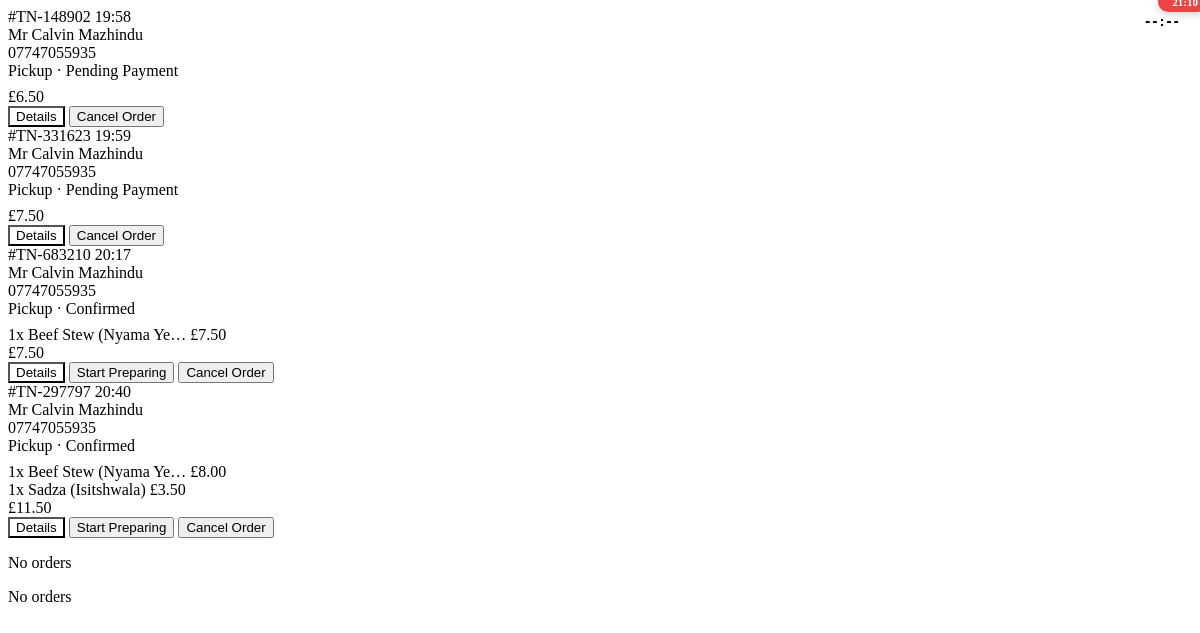
The app's page /ops/orders/kanban/columns/ (signed in), older data.
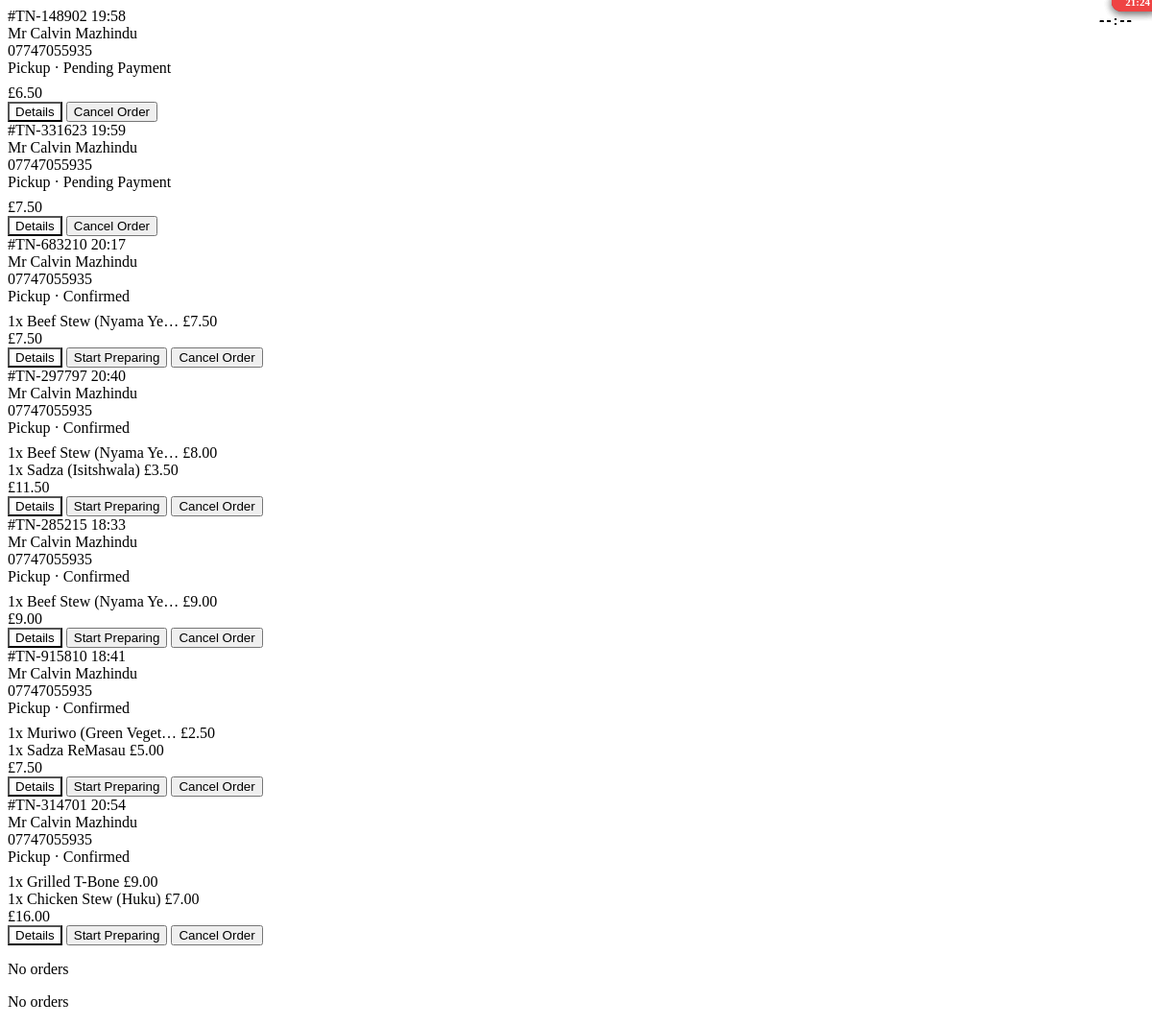
The same page, newer data.
### apps/orders/models.py (models this page shows, shortened)
class Order(models.Model):
    class ServiceType(models.TextChoices):
        PICKUP = "pickup", "Pickup"
        DELIVERY = "delivery", "Delivery"
    class OrderStatus(models.TextChoices):
        PENDING = "pending", "Pending Payment"
        CONFIRMED = "confirmed", "Confirmed"
        PREPARING = "preparing", "Preparing"
        READY = "ready", "Ready for Collection"
        OUT_FOR_DELIVERY = "out_for_delivery", "Out for Delivery"
        COMPLETED = "completed", "Completed"
        CANCELLED = "cancelled", "Cancelled"
    class PaymentStatus(models.TextChoices):
        PENDING = "pending", "Pending"
        PAID = "paid", "Paid"
        FAILED = "failed", "Failed"
        REFUNDED = "refunded", "Refunded"
    order_number = models.CharField(max_length=20, unique=True, db_index=True)
    customer_name = models.CharField(max_length=150)
    customer_phone = models.CharField(max_length=30)
    customer_email = models.EmailField(blank=True)
    user = models.ForeignKey(
        "accounts.User",
        on_delete=models.SET_NULL,
        null=True,
        blank=True,
        related_name="orders"
    )
    service_type = models.CharField(
        max_length=20,
        choices=ServiceType.choices,
        default=ServiceType.PICKUP,
        db_index=True,
    )
    delivery_address_line1 = models.CharField(max_length=255, blank=True)
    delivery_address_line2 = models.CharField(max_length=255, blank=True)
    delivery_city = models.CharField(max_length=100, blank=True)
    delivery_postcode = models.CharField(max_length=20, blank=True)
    status = models.CharField(
        max_length=20,
        choices=OrderStatus.choices,
        default=OrderStatus.PENDING
    )
    payment_status = models.CharField(
        max_length=20,
        choices=PaymentStatus.choices,
        default=PaymentStatus.PENDING
    )
    subtotal = models.DecimalField(
        max_digits=8,
        decimal_places=2,
        default=Decimal("0.00")
    )
    discount_amount = models.DecimalField(
        max_digits=8,
        decimal_places=2,
        default=Decimal("0.00")
    )
    total_amount = models.DecimalField(
        max_digits=8,
        decimal_places=2,
        default=Decimal("0.00")
    )
    applied_offer = models.ForeignKey(
        "offers.Offer",
        on_delete=models.SET_NULL,
        null=True,
        blank=True,
        related_name="orders"
    )
    voucher_code = models.CharField(max_length=20, blank=True)
    requested_pickup_time = models.DateTimeField(null=True, blank=True, help_text="Customer's requested pickup time")
    estimated_ready_time = models.DateTimeField(null=True, blank=True, help_text="Kitchen's estimated ready time")
    actual_ready_time = models.DateTimeField(null=True, blank=True, help_text="When order was actually marked ready")
    accepted_at = models.DateTimeField(null=True, blank=True)
    preparing_started_at = models.DateTimeField(null=True, blank=True)
    ready_at = models.DateTimeField(null=True, blank=True)
    dispatched_at = models.DateTimeField(null=True, blank=True)
    collected_at = models.DateTimeField(null=True, blank=True)
    delivered_at = models.DateTimeField(null=True, blank=True)
    completed_at = models.DateTimeField(null=True, blank=True)
    cancelled_at = models.DateTimeField(null=True, blank=True)
    accepted_by = models.ForeignKey(
        "accounts.User",
        on_delete=models.SET_NULL,
        null=True,
        blank=True,
        related_name="accepted_orders",
    )
    completed_by = models.ForeignKey(
        "accounts.User",
        on_delete=models.SET_NULL,
        null=True,
        blank=True,
        related_name="completed_orders",
    )
    cancelled_by = models.ForeignKey(
        "accounts.User",
        on_delete=models.SET_NULL,
        null=True,
        blank=True,
        related_name="cancelled_orders",
    )
    special_instructions = models.TextField(blank=True)
    staff_notes = models.TextField(blank=True, help_text="Internal kitchen notes")
    handover_notes = models.TextField(blank=True, help_text="Collection/delivery handover notes")
    cancel_reason = models.CharField(max_length=255, blank=True)
    mollie_payment_id = models.CharField(max_length=100, blank=True, db_index=True)
    paid_at = models.DateTimeField(null=True, blank=True)
    created_at = models.DateTimeField(auto_now_add=True)
    updated_at = models.DateTimeField(auto_now=True)
    class Meta:
        verbose_name = "Order"
        verbose_name_plural = "Orders"
        ordering = ["-created_at"]
        indexes = [
            models.Index(fields=["status", "created_at"]),
            models.Index(fields=["payment_status", "created_at"]),
        ]
    @property
    def is_delivery(self):
        return self.service_type == self.ServiceType.DELIVERY
    @property
    def service_time_label(self):
        return "Delivery Time" if self.is_delivery else "Pickup Time"
    @property
    def service_status_display(self):
        if self.status == self.OrderStatus.READY:
            return self.ready_status_label
        if self.status == self.OrderStatus.OUT_FOR_DELIVERY:
            return self.dispatch_status_label
        return self.get_status_display()
    @property
    def requested_service_time(self):
        return self.requested_pickup_time
    @property
    def minutes_elapsed(self):
        if not self.created_at:
            return 0
        return int((timezone.now() - self.created_at).total_seconds() / 60)

class OrderItem(models.Model):
    order = models.ForeignKey(
        Order,
        on_delete=models.CASCADE,
        related_name="items"
    )
    menu_item = models.ForeignKey(
        MenuItem,
        on_delete=models.SET_NULL,
        null=True,
        related_name="order_items"
    )
    item_name = models.CharField(max_length=150)
    item_price = models.DecimalField(max_digits=6, decimal_places=2)
    quantity = models.PositiveIntegerField(
        default=1,
        validators=[MinValueValidator(1)]
    )
    modifiers = models.JSONField(
        default=list,
        blank=True,
        help_text='e.g., [{"name": "Extra cheese", "price": 0.50}]'
    )
    special_instructions = models.TextField(blank=True)
    created_at = models.DateTimeField(auto_now_add=True)
    class Meta:
        verbose_name = "Order Item"
        verbose_name_plural = "Order Items"
    @property
    def modifiers_total(self):
        total = Decimal("0.00")
        for mod in self.modifiers:
            try:
                total += Decimal(str(mod.get("price", 0)))
            except (ValueError, TypeError):
                pass
        return total * self.quantity
    @property
    def line_total(self):
        base = (self.item_price * self.quantity) + self.modifiers_total
        return base.quantize(Decimal("0.01"))

### apps/operations/views.py (the view)
# urls.py: path("orders/kanban/columns/", views.kanban_all_orders, name="kanban_columns"),
@operations_board_required(BOARD_KITCHEN, json_response=True)
def kanban_all_orders(request):
    return render(
        request,
        "operations/orders/kanban_columns.html",
        {"columns": get_all_kanban_columns(user=request.user)},
    )

### apps/cart/services.py (called while the page is built, shortened)
    def get_items(self):
        items = []
        return items

    def get_total(self):
        total = Decimal('0.00')
        for item in self.get_items():
            total += item['line_total']
        return total

    def get_count(self):
        count = 0
        return count

### apps/config/context_processors.py (called while the page is built)
def site_settings(request):
    return {
        "site_settings": SiteSettings.get(),
    }

### apps/core/context_processors.py (called while the page is built)
def cart_context(request):
    cart = CartService(request)
    return {
        "cart_items": cart.get_items(),
        "cart_total": float(cart.get_total()),
        "cart_count": cart.get_count(),
        "is_desktop": getattr(request, "is_desktop", True),
    }

### apps/core/models.py (called while the page is built)
    @classmethod
    def get(cls):
        settings, _ = cls.objects.get_or_create(pk=1)
        return settings

### apps/operations/permissions.py (called while the page is built, shortened)
def get_operations_roles(user):
    if not getattr(user, "is_authenticated", False) or not getattr(user, "is_staff", False):
        return set()
    group_names = set(
        user.groups.filter(
            name__in=[
                OPERATIONS_MANAGER_GROUP,
                OPERATIONS_KITCHEN_GROUP,
                OPERATIONS_CASHIER_GROUP,
            ]
        ).values_list("name", flat=True)
    )
    roles = set()
    if OPERATIONS_MANAGER_GROUP in group_names:
        roles.add(ROLE_MANAGER)
    if OPERATIONS_KITCHEN_GROUP in group_names:
        roles.add(ROLE_KITCHEN)
    if OPERATIONS_CASHIER_GROUP in group_names:
        roles.add(ROLE_CASHIER)
    if not roles:
        roles.add(ROLE_MANAGER)
    return roles

def can_access_board(user, board):
    roles = get_operations_roles(user)
    if ROLE_MANAGER in roles:
        return True
    if board == BOARD_KITCHEN:
        return ROLE_KITCHEN in roles
    if board == BOARD_COLLECTION:
        return ROLE_CASHIER in roles
    return False

def can_perform_action(user, action):
    roles = get_operations_roles(user)
    if ROLE_MANAGER in roles:
        return True

### apps/operations/services.py (called while the page is built)
def board_queryset():
    return (
        Order.objects.select_related("user")
        .prefetch_related(Prefetch("items", queryset=OrderItem.objects.order_by("id")))
        .order_by("created_at")
    )

def get_kanban_orders(column_status, user=None):
    statuses = KANBAN_COLUMNS.get(column_status, KANBAN_COLUMNS["confirmed"])
    return attach_available_actions(board_queryset().filter(status__in=statuses), user=user)

def get_all_kanban_columns(user=None):
    return {column: get_kanban_orders(column, user=user) for column in KANBAN_COLUMNS}

### templates/operations/orders/kanban_columns.html (shortened to what this page needs)
{% for status, orders in columns.items %}
<div class="column-content" data-column="{{ status }}">
    {% for order in orders %}
    {% include "operations/orders/kanban_card.html" %}
    {% empty %}
    <div class="column-empty">
        <p>No orders</p>
    </div>
    {% endfor %}
</div>
{% endfor %}

### templates/operations/orders/kanban_card.html (shortened to what this page needs)
{% load duration_filters %}
<div class="kanban-card status-{{ order.status }}" data-order-id="{{ order.id }}" data-created-at="{{ order.created_at|date:'c' }}">
    {% if order.requested_service_time %}
    <div class="pickup-indicator {% if order.minutes_elapsed > 15 %}urgent{% endif %}" title="{{ order.service_time_label }}: {{ order.requested_service_time|time:'H:i' }}">
        <span class="pickup-time">{{ order.requested_service_time|time:"H:i" }}</span>
    </div>
    {% endif %}
    <div class="timer-indicator" data-created="{{ order.created_at|date:'c' }}">
        <span class="elapsed-time">--:--</span>
    </div>
    <div class="card-header">
        <span class="order-number">#{{ order.order_number }}</span>
        <span class="order-time">{{ order.created_at|time:"H:i" }}</span>
    </div>
    <div class="card-customer">{{ order.customer_name|default:"Guest" }}</div>
    <div class="card-phone">{{ order.customer_phone|default:"" }}</div>
    <div class="card-phone" style="margin-bottom: 8px;">{{ order.get_service_type_display }} · {{ order.service_status_display }}</div>
    <div class="card-items">
        {% for item in order.items.all|slice:":3" %}
        <div class="card-item">
            <span>{{ item.quantity }}x {{ item.item_name|truncatechars:20 }}</span>
            <span>£{{ item.line_total }}</span>
        </div>
        {% endfor %}
    </div>
    <div class="card-total">£{{ order.total_amount }}</div>
    <div class="card-actions">
        <button class="action-btn" style="background: var(--bg); color: var(--text);" type="button" onclick="showOrderDetail({{ order.id }})">
            Details
        </button>
        {% if order.available_actions %}
        {% for action in order.available_actions %}
        <button class="action-btn {% if action.css_class == 'btn-confirm' %}btn-confirm{% elif action.css_class == 'btn-preparing' %}btn-prepare{% elif action.css_class == 'btn-ready' %}btn-ready{% elif action.css_class == 'btn-dispatch' %}btn-dispatch{% elif action.css_class == 'btn-cancel' %}btn-cancel{% else %}btn-complete{% endif %}" onclick="moveOrder({{ order.id }}, '{{ action.name }}')">
            {{ action.label }}
        </button>
        {% endfor %}
        {% endif %}
    </div>
</div>

### templates/operations/orders/kanban_card.html (style rules this page uses)
.pickup-indicator { position: absolute; top: -8px; right: -8px; background: var(--success); color: white; padding: 4px 10px; border-radius: 12px; font-size: 11px; font-weight: 700; display: flex; align-items: center; gap: 4px; box-shadow: 0 2px 8px rgba(0,0,0,0.2); }
.pickup-indicator.urgent { background: #EF4444; animation: pulse 2s infinite; }
.timer-indicator { position: absolute; top: 12px; right: 12px; background: var(--bg); padding: 4px 8px; border-radius: 6px; font-size: 12px; font-weight: 700; font-family: monospace; color: var(--text-secondary); }

Row changes from the older to the newer data that the page shows:
added Order: order_number "TN-285215", created_at "18:33", customer_name "Mr Calvin Mazhindu", customer_phone "07747055935", service_type "Pickup", service_status_display "Confirmed", total_amount "9.00", label "Start Preparing" "Cancel Order"
added OrderItem: quantity "1", item_name "Beef Stew (Nyama Ye…", line_total "9.00", shown under "TN-285215"
added Order: order_number "TN-915810", created_at "18:41", customer_name "Mr Calvin Mazhindu", customer_phone "07747055935", service_type "Pickup", service_status_display "Confirmed", total_amount "7.50", label "Start Preparing" "Cancel Order"
added OrderItem: quantity "1", item_name "Muriwo (Green Veget…", line_total "2.50", shown under "TN-915810"
added OrderItem: quantity "1", item_name "Sadza ReMasau", line_total "5.00", shown under "TN-915810"
added Order: order_number "TN-314701", created_at "20:54", customer_name "Mr Calvin Mazhindu", customer_phone "07747055935", service_type "Pickup", service_status_display "Confirmed", total_amount "16.00", label "Start Preparing" "Cancel Order"
added OrderItem: quantity "1", item_name "Grilled T-Bone", line_total "9.00", shown under "TN-314701"
added OrderItem: quantity "1", item_name "Chicken Stew (Huku)", line_total "7.00", shown under "TN-314701"
